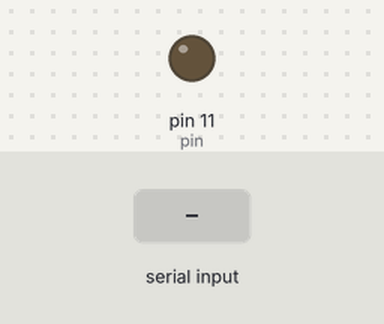
A sketch run on a simulated Arduino Uno, built with avr-gcc and run on an emulated ATmega328P. Shown: output pins drawn as LEDs (lit = HIGH). Inputs (shaded band) come from the test bench.

Above: at 1.2 s.
1.3 s: "90,45\n" received over Serial
2.8 s: "30,150\n" received over Serial
4.3 s: "200\n" received over Serial
At 5.5 s:
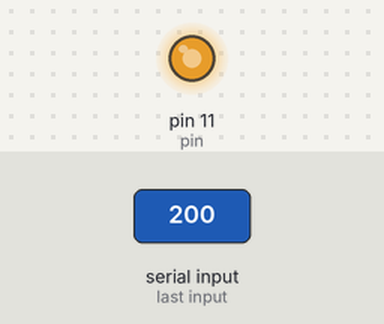
5.8 s: "90\n" received over Serial
At 6.6 s:
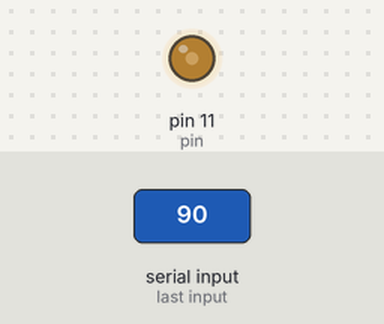
Timing chart, 0 to 8.3 s (numbered marks = the images above; inputs shaded):
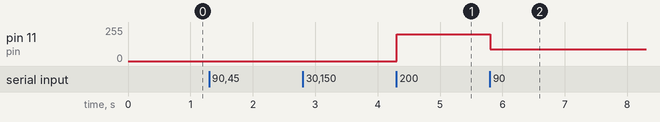

Measured:
- after the input at 4.3 s, pin 11 (pin): 0/255 → 200/255 at once
- after the input at 5.8 s, pin 11 (pin): 200/255 → 90/255 at once

The sketch:

sketch.ino
```cpp
byte index = 0;
int value = 0;
int pin = 11;

char inChar;

void setup(){

  Serial.begin(9600);
}

void loop(){

   value = serReadInt();
   if (value >= 0){

      analogWrite(pin, value);
   }

}


int serReadInt()
{
 int i, serAva;
 char inputBytes [7];
 char * inputBytesPtr = &inputBytes[0];

 if (Serial.available()>0)
 {
   delay(5);
   serAva = Serial.available();
   for (i=0; i<serAva; i++)
     inputBytes[i] = Serial.read();
   inputBytes[i] =  '\0';
   return atoi(inputBytesPtr);
 }
 else
   return -1;
}
```
